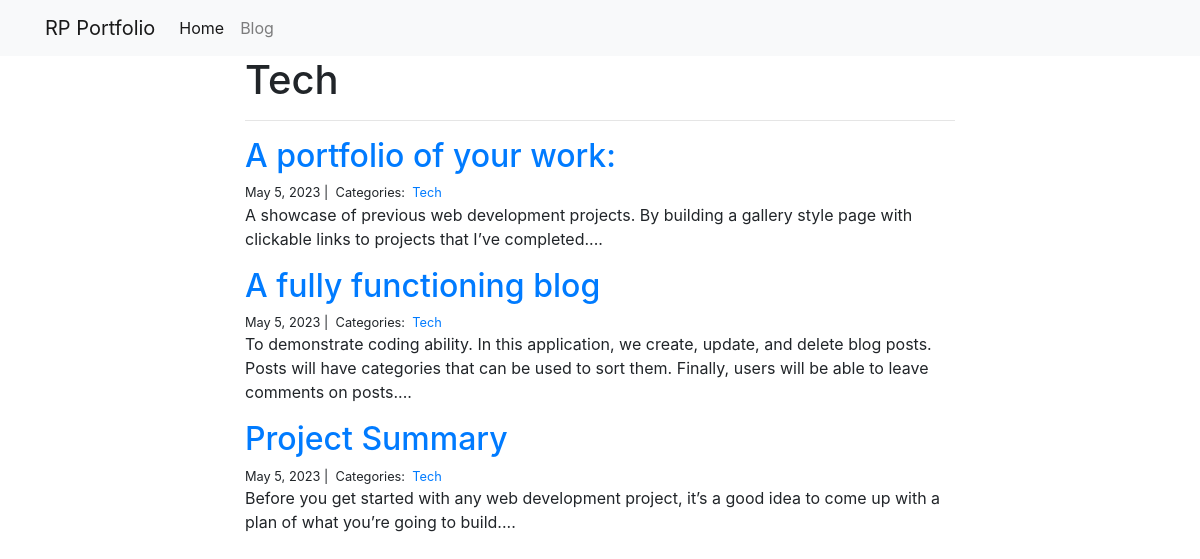
Page /blog/Tech/ on the committed database.
### blog/models.py (models this page shows)
class Category(models.Model):
    name = models.CharField(max_length=20)

class Post(models.Model):
    title = models.CharField(max_length=255)
    body = models.TextField()
    created_on = models.DateTimeField(auto_now_add=True)
    last_modified = models.DateTimeField(auto_now=True)
    categories = models.ManyToManyField(
        'Category',
        related_name='posts',
    )

### blog/views.py (the view)
# urls.py: path("<category>/", views.blog_category, name="blog_category"),
def blog_category(request, category):
    posts = Post.objects.filter(
        categories__name__contains=category
    ).order_by(
        '-created_on'
    )
    context = {
        "category": category,
        "posts": posts
    }
    return render(request, "blog_category.html", context)

### blog/templates/blog_category.html
{% extends "base.html" %}
{% block page_content %}
<div class="col-md-8 offset-md-2">
    <h1>{{ category | title }}</h1>
    <hr>
    {% for post in posts %}
        <h2><a href="{% url 'blog_detail' post.pk%}">{{ post.title }}</a></h2>
        <small>
            {{ post.created_on.date }} |&nbsp;
            Categories:&nbsp;
            {% for category in post.categories.all %}
            <a href="{% url 'blog_category' category.name %}">
                {{ category.name }}
            </a>&nbsp;
            {% endfor %}
        </small>
        <p>{{ post.body | slice:":400" }}...</p>
    {% endfor %}
</div>
{% endblock %}

### personal_portfolio/templates/base.html (shortened to what this page needs)
<link rel="stylesheet" href="https://stackpath.bootstrapcdn.com/bootstrap/4.1.3/css/bootstrap.min.css">
<nav class="navbar navbar-expand-lg navbar-light bg-light">
    <div class="container">
        <a class="navbar-brand" href="{% url 'project_index' %}">RP Portfolio</a>
        <div class="collapse navbar-collapse" id="navbarSupportedContent">
          <ul class="navbar-nav mr-auto">
            <li class="nav-item active">
              <a class="nav-link" href="{% url 'project_index' %}">Home</a>
            </li>
            <li class="nav-item">
              <a class="nav-link" href="#">Blog</a>
            </li>
          </ul>
        </div>
    </div>
</nav>
<div class="container">
    {% block page_content %}{% endblock %}
</div>

### rows in the picture
Category: name "Tech"
Post: title "A portfolio of your work:", created_on "May 5, 2023", body "A showcase of previous web development projects. By building a gallery style page with clickable links to projects that I’ve completed."
Post: title "A fully functioning blog", created_on "May 5, 2023", body "To demonstrate coding ability. In this application, we create, update, and delete blog posts. Posts will have categories that can be used to sort them. Finally, users will be able to leave comments on posts."
Post: title "Project Summary", created_on "May 5, 2023", body "Before you get started with any web development project, it’s a good idea to come up with a plan of what you’re going to build."
